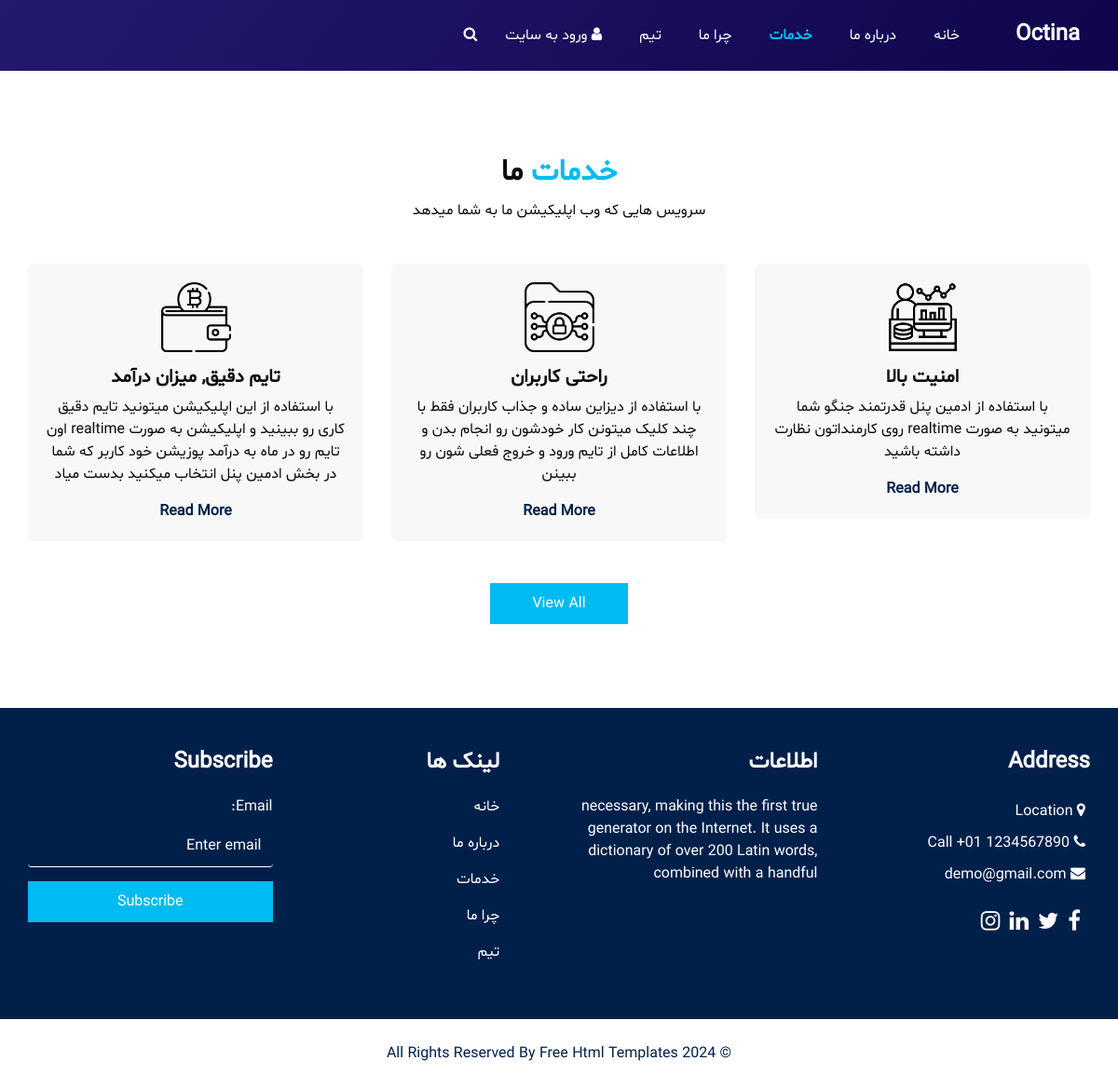
The app's page /service/ with its own data.
### home/models.py (models this page shows)
class Service(models.Model):
    image = models.ImageField(upload_to='services')
    title = models.CharField(max_length=65)
    description = models.TextField(max_length=200)
    class Meta:
        verbose_name = 'خدمت'
        verbose_name_plural = 'بخش خدمات'

### home/views.py (the view)
# urls.py: path('service/', views.service, name='service'),
def service(request):
    context = {}
    services = models.Service.objects.all()
    context['services'] = services
    return render(request, 'home/service.html', context)

### home/form.py
class EmailSendingForm(forms.ModelForm):
    class Meta:
        model = EmailSend
        fields = ['email']
    def __init__(self, *args, **kwargs):
        super().__init__(*args, **kwargs)
        self.fields['email'].widget.attrs.update({
            'placeholder': 'Enter email',
            'class': 'form-control'
        })

### home/context_processors.py (called while the page is built)
def email_form_context(request):
    email_form = EmailSendingForm(request.POST or None)
    if request.method == 'POST' and email_form.is_valid():
        email = email_form.save(commit=False)
        if not request.user.is_anonymous:
            email.user = request.user
        email.save()
    else:
        if request.user.is_authenticated and request.user.email:
            initial_data = {'email': request.user.email}
            email_form = EmailSendingForm(request.POST or None, initial=initial_data)
    context = {'email_form': email_form}
    return context

### home/templates/home/service.html
{% extends 'base.html' %}
{% load static %}
{% block class %}sub_page{% endblock %}
{% block content %}
</div>
  <section class="service_section layout_padding">
        <div class="service_container">
            <div class="container ">
                <div class="heading_container heading_center">
                    <h2>
                       <span>خدمات</span>  ما
                    </h2>
                    <p>
                        سرویس هایی که وب اپلیکیشن ما به شما میدهد
                    </p>
                </div>
                <div class="row">
                    {% for service in services %}
                    <div class="col-md-4 ">
                        <div class="box ">
                            <div class="img-box">
                                <img src="{{service.image.url}}" alt="">
                            </div>
                            <div class="detail-box">
                                <h5>
                                    {{ service.title}}
                                </h5>
                                <p>{{service.description}}
                                </p>
                                <a href="{% url 'home:service' %}">
                                    Read More
                                </a>
                            </div>
                        </div>
                    </div>
                    {% endfor %}
                </div>
                <div class="btn-box">
                    <a href="{% url 'home:service' %}">
                        View All
                    </a>
                </div>
            </div>
        </div>
    </section>
{% endblock %}

### assets/css/style1.css (style rules this page uses)
body { font-family: 'Shabnam', sans-serif; color: #0c0c0c; background-color: #ffffff; overflow-x: hidden; }
.layout_padding { padding: 90px 0; }
.heading_container { display: -webkit-box; display: -ms-flexbox; display: flex; -webkit-box-orient: vertical; -webkit-box-direction: normal; -ms-flex-direction: column; flex-direction: column; -webkit-box-align: start; -ms-flex-align: start; align-items: flex-start; }
.heading_container h2 { position: relative; font-weight: bold; margin-bottom: 0; }
.heading_container h2 span { color: #00bbf0; }
.heading_container p { margin-top: 10px; margin-bottom: 0; }
.heading_container.heading_center { -webkit-box-align: center; -ms-flex-align: center; align-items: center; text-align: center; }
a, a:hover, a:focus { text-decoration: none; }
.service_section { position: relative; }
.service_section .box { display: -webkit-box; display: -ms-flexbox; display: flex; -webkit-box-orient: vertical; -webkit-box-direction: normal; -ms-flex-direction: column; flex-direction: column; -webkit-box-align: center; -ms-flex-align: center; align-items: center; text-align: center; margin-top: 45px; background-color: #f8f8f9; padding: 20px; border-radius: 5px; }
.service_section .box .img-box { display: -webkit-box; display: -ms-flexbox; display: flex; -webkit-box-pack: center; -ms-flex-pack: center; justify-content: center; -webkit-box-align: start; -ms-flex-align: start; align-items: flex-start; width: 125px; min-width: 75px; height: 75px; margin-bottom: 15px; }
.service_section .box .img-box img { max-width: 100%; max-height: 100%; -webkit-transition: all 0.3s; transition: all 0.3s; }
.service_section .box .detail-box h5 { font-weight: bold; text-transform: uppercase; }
.service_section .box .detail-box a { color: #00204a; font-weight: 600; }
.service_section .btn-box { display: -webkit-box; display: -ms-flexbox; display: flex; -webkit-box-pack: center; -ms-flex-pack: center; justify-content: center; margin-top: 45px; }
.service_section .btn-box a { display: inline-block; padding: 10px 45px; background-color: #00bbf0; color: #ffffff; border-radius: 0; -webkit-transition: all 0.3s; transition: all 0.3s; border: none; }
.info_section form input { border: none; border-bottom: 1px solid #ffffff; background-color: transparent; width: 100%; height: 45px; color: #ffffff; outline: none; }
.info_section form input::placeholder { color: #ffffff; }

### assets/css/responsive.css (style rules this page uses)
@media (min-width: 1200px) { .container { max-width: 1170px; } }

### records on screen
Service: image (picture), title "امنیت بالا", description "با استفاده از ادمین پنل قدرتمند جنگو شما میتونید به صورت realtime روی کارمنداتون نظارت داشته باشید"
Service: image (picture), title "راحتی کاربران", description "با استفاده از دیزاین ساده و جذاب کاربران فقط با چند کلیک میتونن کار خودشون رو انجام بدن و اطلاعات کامل از تایم ورود و خروج فعلی شون رو ببینن"
Service: image (picture), title "تایم دقیق, میزان درآمد", description "با استفاده از این اپلیکیشن میتونید تایم دقیق کاری رو ببینید و اپلیکیشن به صورت realtime اون تایم رو در ماه به درآمد پوزیشن خود کاربر که شما در بخش ادمین پنل انتخاب میکنید بدست میاد"
